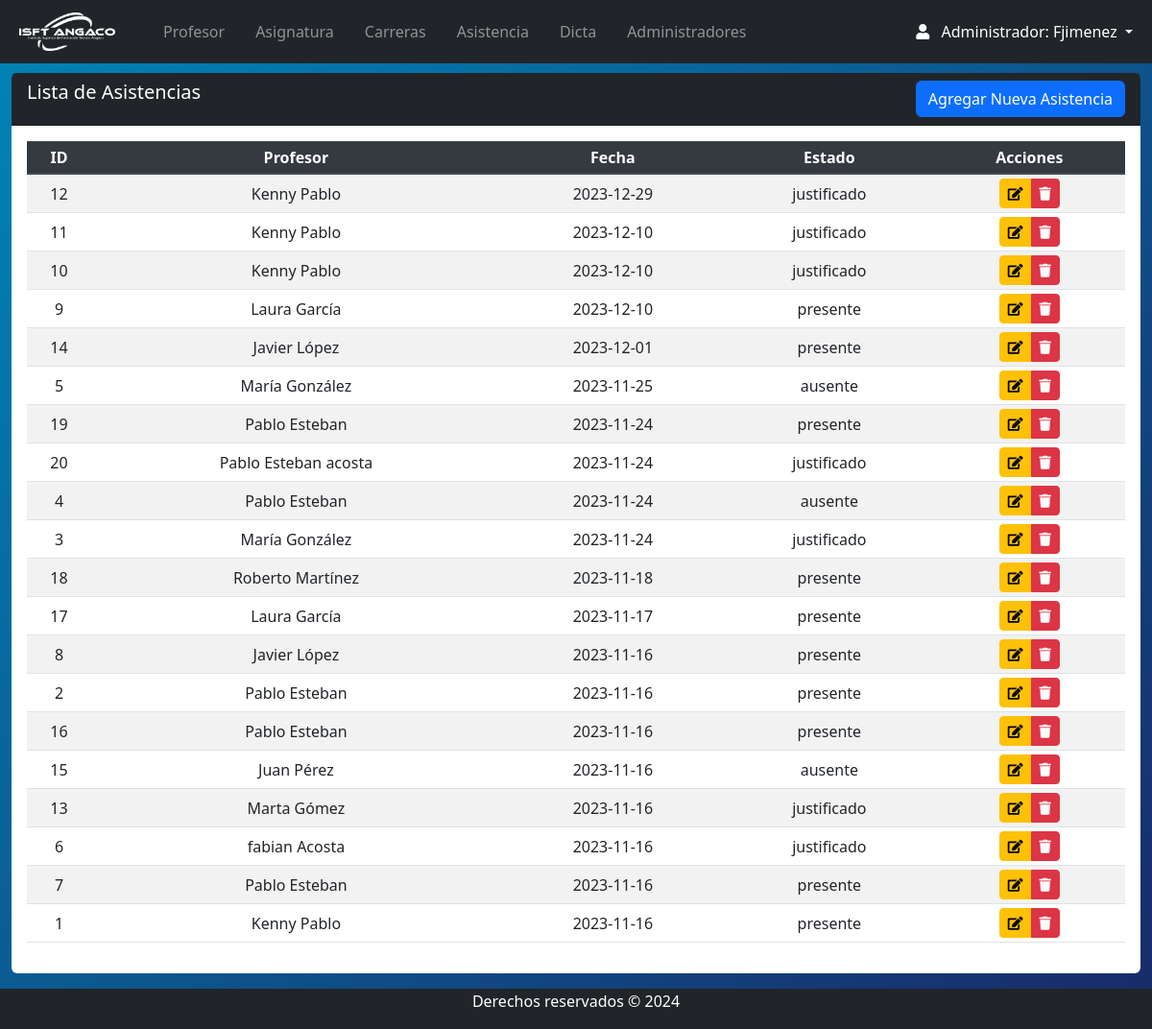
The app's page /Views/admin/asistencia_index.php (signed in), older data.
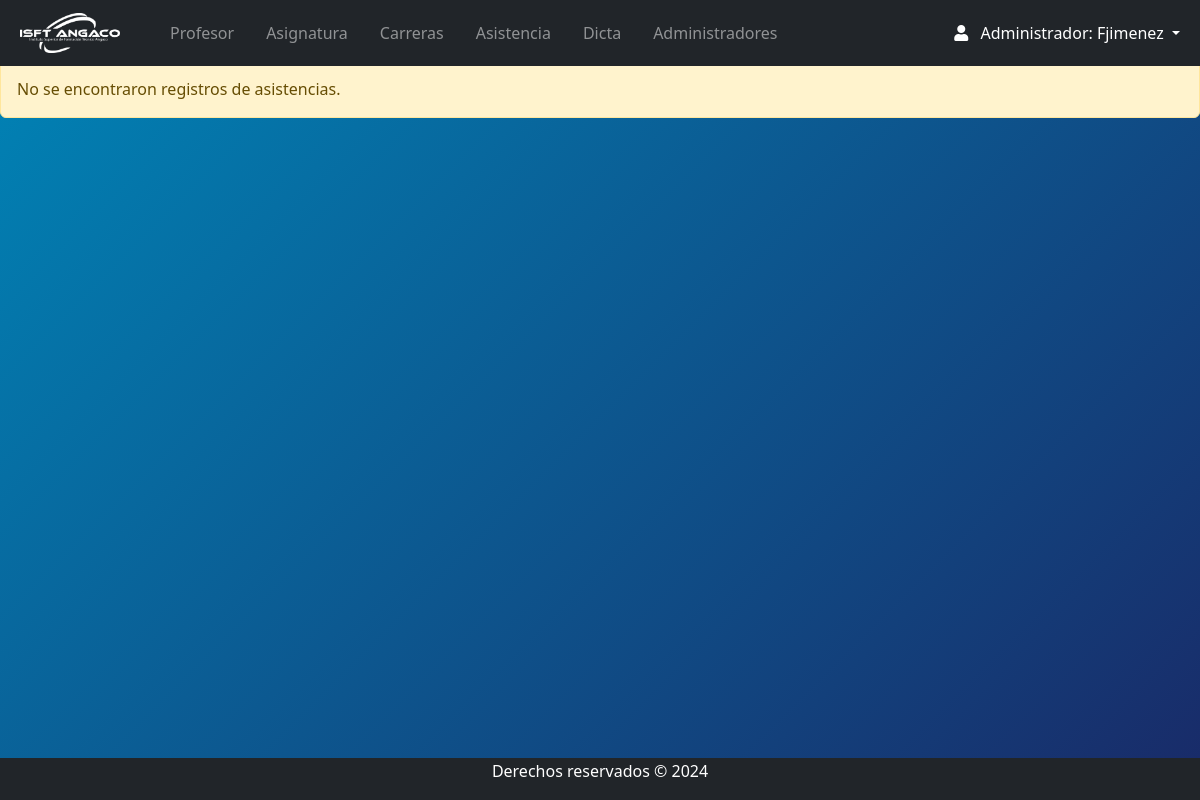
The same page, newer data.
### tables this page shows
CREATE TABLE `asistencias` (
  `id` int(11) NOT NULL,
  `profesor_id` int(11) NOT NULL,
  `fecha` date NOT NULL,
  `estado` varchar(25) NOT NULL,
  `etapa` varchar(15) NOT NULL
);

CREATE TABLE `profesores` (
  `id` int(11) NOT NULL,
  `nombreyapellido` varchar(255) NOT NULL,
  `dni` varchar(255) NOT NULL,
  `domicilio` varchar(255) NOT NULL,
  `telefono` varchar(255) NOT NULL,
  `email` varchar(255) NOT NULL,
  `foto` varchar(255) NOT NULL,
  `cv` varchar(255) NOT NULL,
  `fechadeingreso` date NOT NULL,
  `fechadebaja` date DEFAULT NULL,
  `etapa` varchar(15) NOT NULL
);

### Views/admin/asistencia_index.php (the view, shortened to what this page needs)
<?php
require 'navbar.php';
include('../../conn/connection.php');
try {
    $sql = "SELECT a.id, p.nombreyapellido AS nombre_profesor, a.fecha, a.estado
            FROM asistencias a
            INNER JOIN profesores p ON a.profesor_id = p.id
            ORDER BY a.fecha DESC";
    $stmt = $db->query($sql);
    if ($stmt->rowCount() > 0) {
    ?>
        <section class="content mt-3">
                <div class="row m-auto">
                    <div class="col-sm">
                        <div class="card rounded-2 border-0">
                            <div class="card-header bg-dark text-white pb-0">
                                <h5 class="d-inline-block ">Lista de Asistencias</h5>
                                <a class="btn btn-primary float-right mb-2" href="asistencia_crea.php">Agregar Nueva Asistencia</a>
                            </div>
                            <div class="card-body table-responsive">
                                <table id="example" class="table table-striped table-sm" style="width:100%">
                                    <thead class="thead-dark">
                                        <tr>
                                            <th>ID</th>
                                            <th>Profesor</th>
                                            <th>Fecha</th>
                                            <th>Estado</th>
                                            <th>Acciones</th>
                                        </tr>
                                    </thead>
                                    <tbody>
<?php
        while ($row = $stmt->fetch(PDO::FETCH_ASSOC)) {
            echo '<tr>';
            echo '<td>' . htmlspecialchars($row['id']) . '</td>';
            echo '<td>' . htmlspecialchars($row['nombre_profesor']) . '</td>';
            echo '<td>' . htmlspecialchars($row['fecha']) . '</td>';
            echo '<td>' . htmlspecialchars($row['estado']) . '</td>';
            echo '<td>
                    <div class="btn-group">
                    <a href="asistencia_edit.php?id=' . htmlspecialchars($row['id']) . '" class="btn btn-warning btn-sm"><i class="fas fa-edit"></i></a>
                    <a href="asistencia_borra.php?id=' . htmlspecialchars($row['id']) . '" class="btn btn-danger btn-sm" onclick="return confirm(\'¿Estás seguro de que deseas eliminar este registro?\')"><i class="fas fa-trash"></i></a>
                    </div>
                  </td>';
            echo '</tr>';
        }
        echo '</tbody>
                </table>
                </div>
                </div>
                </div>
                </div>
                </section>';
    } else {
        echo '<div class="alert alert-warning" role="alert">No se encontraron registros de asistencias.</div>';
    }
} catch (Exception $e) {
    echo '<div class="alert alert-danger" role="alert">Error: ' . $e->getMessage() . '</div>';
}
?>
<?php require 'footer.php'; ?>

Row changes from the older to the newer data that the page shows:
removed asistencias: id "12", profesor.nombreyapellido "Kenny Pablo", fecha "2023-12-29", estado "justificado"
removed asistencias: id "11", profesor.nombreyapellido "Kenny Pablo", fecha "2023-12-10", estado "justificado"
removed asistencias: id "10", profesor.nombreyapellido "Kenny Pablo", fecha "2023-12-10", estado "justificado"
removed asistencias: id "9", profesor.nombreyapellido "Laura García", fecha "2023-12-10", estado "presente"
removed asistencias: id "14", profesor.nombreyapellido "Javier López", fecha "2023-12-01", estado "presente"
removed asistencias: id "5", profesor.nombreyapellido "María González", fecha "2023-11-25", estado "ausente"
removed asistencias: id "19", profesor.nombreyapellido "Pablo Esteban", fecha "2023-11-24", estado "presente"
removed asistencias: id "20", profesor.nombreyapellido "Pablo Esteban acosta", fecha "2023-11-24", estado "justificado"
removed asistencias: id "4", profesor.nombreyapellido "Pablo Esteban", fecha "2023-11-24", estado "ausente"
removed asistencias: id "3", profesor.nombreyapellido "María González", fecha "2023-11-24", estado "justificado"
removed asistencias: id "18", profesor.nombreyapellido "Roberto Martínez", fecha "2023-11-18", estado "presente"
removed asistencias: id "17", profesor.nombreyapellido "Laura García", fecha "2023-11-17", estado "presente"
removed asistencias: id "8", profesor.nombreyapellido "Javier López", fecha "2023-11-16", estado "presente"
removed asistencias: id "2", profesor.nombreyapellido "Pablo Esteban", fecha "2023-11-16", estado "presente"
removed asistencias: id "16", profesor.nombreyapellido "Pablo Esteban", fecha "2023-11-16", estado "presente"
removed asistencias: id "15", profesor.nombreyapellido "Juan Pérez", fecha "2023-11-16", estado "ausente"
removed asistencias: id "13", profesor.nombreyapellido "Marta Gómez", fecha "2023-11-16", estado "justificado"
removed asistencias: id "6", profesor.nombreyapellido "fabian Acosta", fecha "2023-11-16", estado "justificado"
removed asistencias: id "7", profesor.nombreyapellido "Pablo Esteban", fecha "2023-11-16", estado "presente"
removed asistencias: id "1", profesor.nombreyapellido "Kenny Pablo", fecha "2023-11-16", estado "presente"
Text that changed along with them:
text no longer shown: "Lista de Asistencias Agregar Nueva Asistencia ID Profesor Fecha Estado Acciones"
text now shown: "No se encontraron registros de asistencias."
